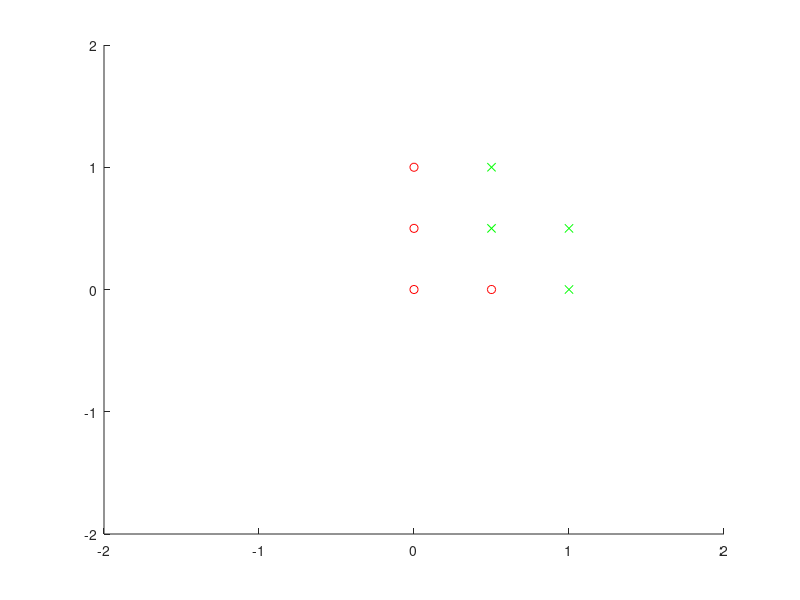

Here is the MATLAB script that generated this plot: (Note: this script raises an error after producing the figure.)
%punctul b
X = [0 0 0 0.5 0.5 0.5 1 1;0 0.5 1 0 0.5 1 0 0.5];
T = [1 1 1 1 -1 -1 -1 -1];
figure, hold on;
eticheta1 = find(T==1);
etichetaMinus1 = find(T==-1);
plot(X(1,eticheta1),X(2,eticheta1),'or');
plot(X(1,etichetaMinus1),X(2,etichetaMinus1),'xg');
axis([-2 2 -2 2]);
[wstar, bstar, eroareAntrenare] = algoritmRosenblattOnline(X,T,500);
figure(gcf),plotpc(wstar',bstar);
title('Punctul a: plotare puncte + plotare dreapta de clasificare');
legend('puncte din clasa 1','puncte din clasa -1');
figure;
plot(eroareAntrenare);
legend('eroarea de antrenare');
title('Evolutia erorii de antrenare');

%punctul d
deplasare = [0.3 0.1 0.001 -0.1 -0.3];    
m =[10 50 100 250 500];

eroareAntrenare = cell(length(deplasare),length(m));

for i =1:length(deplasare)
    for j =1:length(m)
        [X,T] = genereazaPuncteDeplasateFataDePrimaBisectoare(m(j),deplasare(i));
        [wstar, bstar, E] = algoritmRosenblattOnline(X,T,500);
        eroareAntrenare{i,j} = E;
        figure(gcf),hold on,plotpc(wstar',bstar);
        title(['Dreapta de separare pentru nrExemple = ' num2str(m(j)) ' si deplasare = ' num2str(deplasare(i))]);
        legend('puncte din clasa -1','puncte din clasa 1','dreapta de separare');
        pause(3); close all;
        figure, hold on;
        plot(E);title(['Evolutia erorii de antrenare, cazul nrExemple = ' num2str(m(j)) ' si deplasare = ' num2str(deplasare(i))]);
        legend('eroarea de antrenare');
        pause(3);
    end
    
    nrEpoci = zeros(1,length(m));
    for j=1:length(m)
        nrEpoci(j) = length(eroareAntrenare{i,j});
    end
    
    figure,
    plot(m,nrEpoci);
    title(['Numarul de epoci necesare antrenarii pentru deplasare = ' num2str(deplasare(i))]);
    pause(3);
    
end